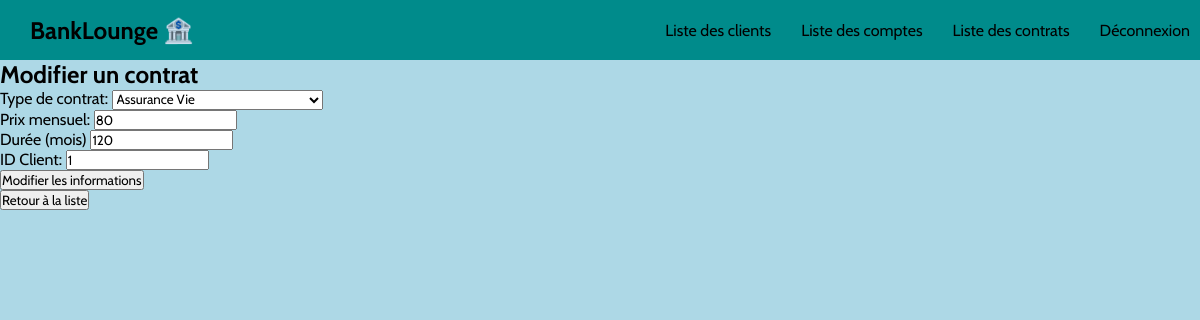
Screenshot of /?action=contract-edit&id=5 (signed in) with the database file from the repository.
### tables this page shows
CREATE TABLE `contracts` (
  `contract_id` int(11) NOT NULL AUTO_INCREMENT,
  `contract_type` enum('Assurance Vie','Assurance Habitation','Crédit Immobilier','Crédit à la Consommation','Compte Épargne Logement (CEL)') NOT NULL,
  `contract_price` double(6,2) NOT NULL,
  `contract_duration` int(11) NOT NULL CHECK (`contract_price` > 0),
  `contract_userId` int(11) NOT NULL,
  PRIMARY KEY (`contract_id`),
  KEY `fk_contract_user` (`contract_userId`),
  CONSTRAINT `fk_contract_user` FOREIGN KEY (`contract_userId`) REFERENCES `users` (`user_id`) ON DELETE CASCADE ON UPDATE CASCADE
);

### controllers/ContractController.php (called while the page is built, shortened)
<?php
require_once __DIR__ . '/../models/repositories/ContractRepository.php';
require_once __DIR__ . '/../models/Contract.php';
require_once __DIR__ . '/../lib/utils.php';
class ContractController {
    private ContractRepository $contractRepo;
    public function __construct() {
        $this->contractRepo = new ContractRepository();
    }
    public function edit(int $id) {
        $contract = $this->contractRepo->getContract($id);
        require_once __DIR__ . '/../views/contract/edit.php';
    }
}

### models/repositories/ContractRepository.php (called while the page is built, shortened)
<?php
require_once __DIR__ . '/../Contract.php';
require_once __DIR__ . '/../../lib/database.php';
require_once __DIR__ . '/../../lib/utils.php';
class ContractRepository {
    public DatabaseConnection $connection;
    public function __construct() {
        $this->connection = new DatabaseConnection();
    }
    public function getContract(int $id): ?Contract {
        $statement = $this->connection->getConnection()->prepare("SELECT * FROM contracts WHERE contract_id = :id");
        $statement->execute(['id' => $id]);
        $result = $statement->fetch();
        $contract = new Contract(EnumContract::toEnum($result['contract_type']), $result['contract_price'], $result['contract_duration'], $result['contract_userId']);
        $contract->setId($result['contract_id']);
        return $contract;
    }
}

### lib/database.php (called while the page is built)
<?php
class DatabaseConnection {
    public ?\PDO $db = null;
    public function getConnection(): PDO {
        if ($this->db == null) {
            $host = 'localhost';
            $dbname = 'mvc-banks';
            $username = 'root';
            $password = '';
            $charset = 'utf8mb4';
            $dsn = "mysql:host=$host;dbname=$dbname;charset=$charset";
            $options = [
                PDO::ATTR_ERRMODE => PDO::ERRMODE_EXCEPTION,
                PDO::ATTR_DEFAULT_FETCH_MODE => PDO::FETCH_ASSOC
            ];
            try {
                $this->db = new PDO($dsn, $username, $password, $options);
            } catch (PDOException $e) {
                die('Erreur de connexion à la base de données : ' . $e->getMessage());
            }
        }
        return $this->db;
    }
}

### lib/utils.php (called while the page is built, shortened)
<?php
    enum EnumContract {
        public function toString(): string {
            return match($this) {
                self::assurance_vie => "Assurance Vie",
                self::assurance_hab => "Assurance Habitation",
                self::credit_immo => "Crédit Immobilier",
                self::credit_conso => "Crédit à la Consommation",
                self::cel => "Compte Épargne Logement (CEL)"
            };
        }
        public static function toEnum(string $typeC): EnumContract {
            return match($typeC) {
                "Assurance Vie" => self::assurance_vie,
                "Assurance Habitation" => self::assurance_hab,
                "Crédit Immobilier" => self::credit_immo,
                "Crédit à la Consommation" => self::credit_conso,
                "Compte Épargne Logement (CEL)" => self::cel,
                default => throw new InvalidArgumentException("Contrat invalide: $typeC")
            };
        }
    }
?>

### models/Contract.php (called while the page is built, shortened)
<?php
require_once __DIR__ . '/../lib/database.php';
require_once __DIR__ . '/../lib/utils.php';
class Contract {
    private EnumContract $typeContract;
    private float $price;
    private int $duration;
    private int $userId;
    public function getTypeContract(): string {
        return $this->typeContract->toString();
    }
    public function getPrice(): float {
        return $this->price;
    }
    public function getDuration(): int {
        return $this->duration;
    }
    public function getUserId(): int {
        return $this->userId;
    }
    public function setTypeContract(EnumContract $typeC): void {
        $this->typeContract = $typeC;
    }
    public function setPrice(float $price): void {
        $this->price = $price;
    }
    public function setDuration(int $duration): void {
        $this->duration = $duration;
    }
    public function setUserId(?int $userId): void {
        $this->userId = $userId;
    }
}

### views/contract/edit.php (the view, shortened to what this page needs)
<?php require_once __DIR__ . '/../templates/header.php'; ?>
            <section>
                <h1>Modifier un contrat</h1>
                <form action="?action=contract-update" method="POST">
                    <div class="form">
                        <label for="typeC">Type de contrat:</label>
                        <?php $typeC = $contract->getTypeContract() ?>
                        <select name="typeC" id="typeC">
                            <option <?= $typeC == 'Assurance Vie' ? 'selected' : '' ?> value="Assurance Vie">Assurance Vie</option>
                        </select>
                    </div>
                    <div class="form">
                        <label for="price">Prix mensuel:</label>
                        <input type="number" step="0.01" min="0" id="price" name="price" value="<?= $contract->getPrice() ?>" required>
                    </div>
                    <div class="form">
                        <label for="duration">Durée (mois)</label>
                        <input type="number" id="duration" name="duration" value="<?= $contract->getDuration() ?>" required>
                    </div>
                    <div class="form">
                        <label for="userId">ID Client:</label>
                        <input type="number" id="userId" name="userId" value="<?= $contract->getUserId() ?>" required>
                    </div>
                    <button class="form-valid" type="submit">Modifier les informations</button>
                </form>
                <button class="return"><a href="?action=contract-list" >Retour à la liste</a></button>
            </section>

### styles/style.css (style rules this page uses)
* { margin: 0; padding: 0; font-family: "Cabin"; box-sizing: border-box; }
a { color: black; text-decoration: none; }
section { height: 100vh; background-color: lightblue; }

### rows the page displays
contracts: price "80", duration "120", userId "1"
